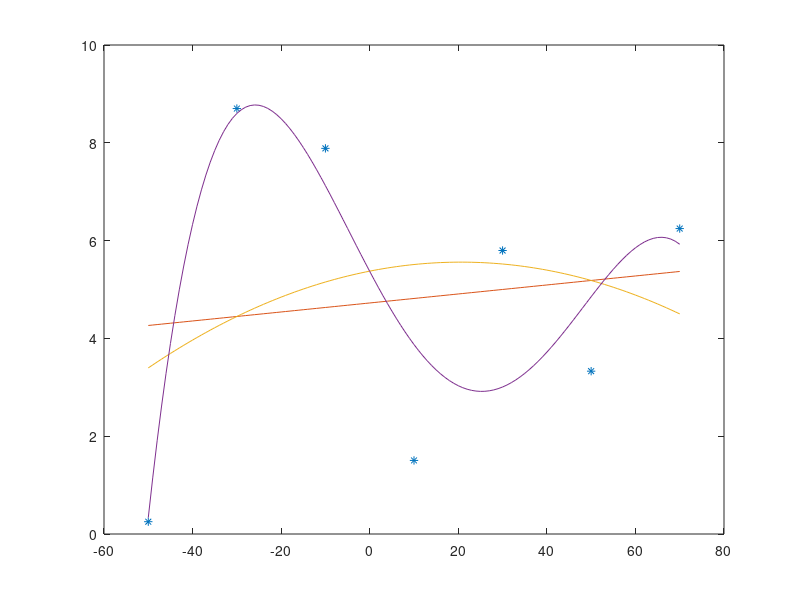

The MATLAB script that drew this image:
clear all
clc
close all

x=-50:20:70;
y=10*rand(1,length(x));
X=[ones(length(x),1) x'];
Y=y';
A=inv(X'*X)*(X'*Y)
xx=-50:70;
w=A(1)+A(2)*xx

X2=[ones(length(x),1) x' x'.^2];
A2=inv(X2'*X2)*X2'*Y
w2=A2(1)+A2(2)*xx+A2(3)*xx.^2

X4=[ones(length(x),1) x' x'.^2 x'.^3 x'.^4]
A4=inv(X4'*X4)*X4'*Y
w4=A4(1)+A4(2)*xx+A4(3)*xx.^2+A4(4)*xx.^3+A4(5)*xx.^4
plot(x,y,'*',xx,w,xx,w2,xx,w4)
